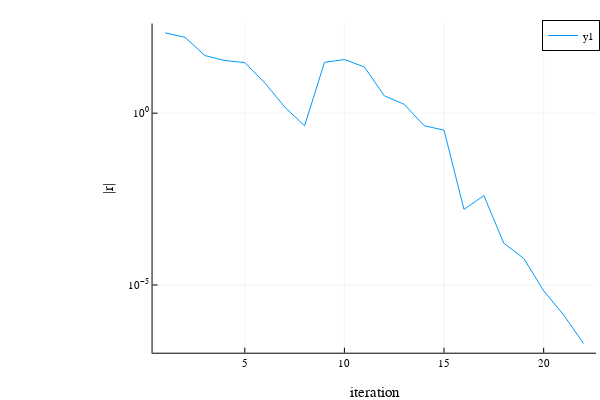

This figure's notebook cell:
### Code cell
function quadruped_merit(z)
    # merit function for the quadruped problem 
    @assert length(z) == 72 
    r = quadruped_kkt(z)
    return norm(r[1:42]) + 1e4*norm(r[43:end])
end

@testset "quadruped standing" begin
    
    z0 = [x_guess; zeros(12); zeros(30)]
    Z = newtons_method(z0, quadruped_kkt, quadruped_kkt_jac, quadruped_merit; tol = 1e-6, verbose = true, max_iters = 50)
    set_configuration!(mvis, Z[end][1:state_dim(model)÷2])
    R = norm.(quadruped_kkt.(Z))
    
    display(plot(1:length(R), R, yaxis=:log,xlabel = "iteration", ylabel = "|r|"))
    
    @test R[end] < 1e-6
    @test length(Z) < 25
    
    x,u = Z[end][idx_x], Z[end][idx_u]
    
    @test norm(dynamics(model, x, u)) < 1e-6
    
end

### Figure 1 — Plotly figure (JSON) as saved in the notebook; plotly's stock layout.template omitted (floating-point values rounded to 4 significant figures)
{"data": [{"colorbar": {"len": 0.9143, "title": "", "x": 0.9934, "y": 0.533}, "legendgroup": "y1", "line": {"color": "rgba(0, 154, 250, 1.000)", "dash": "solid", "shape": "linear", "width": 1}, "mode": "lines", "name": "y1", "showlegend": true, "type": "scatter", "x": [1, 2, 3, 4, 5, 6, 7, 8, 9, 10, 11, 12, 13, 14, 15, 16, 17, 18, 19, 20, 21, 22], "xaxis": "x", "y": [217.4, 161.2, 47.5, 33.96, 29.65, 7.641, 1.513, 0.4277, 30.05, 36.45, 22.16, 3.211, 1.807, 0.4328, 0.3198, 0.001585, 0.003983, 0.0001641, 5.947e-05, 6.778e-06, 1.346e-06, 1.997e-07], "yaxis": "y"}], "layout": {"annotations": [], "height": 400, "legend": {"bgcolor": "rgba(255, 255, 255, 1.000)", "bordercolor": "rgba(0, 0, 0, 1.000)", "borderwidth": 1, "font": {"color": "rgba(0, 0, 0, 1.000)", "family": "sans-serif", "size": 11}, "title": {"font": {"color": "rgba(0, 0, 0, 1.000)", "family": "sans-serif", "size": 15}, "text": ""}, "tracegroupgap": 0, "traceorder": "normal", "x": 1, "xanchor": "auto", "y": 1, "yanchor": "auto"}, "margin": {"b": 20, "l": 0, "r": 0, "t": 20}, "paper_bgcolor": "rgba(255, 255, 255, 1.000)", "plot_bgcolor": "rgba(255, 255, 255, 1.000)", "showlegend": true, "width": 600, "xaxis": {"anchor": "y", "domain": [0.2542, 0.9934], "gridcolor": "rgba(0, 0, 0, 0.100)", "gridwidth": 0.5, "linecolor": "rgba(0, 0, 0, 1.000)", "mirror": false, "range": [0.37, 22.63], "showgrid": true, "showline": true, "showticklabels": true, "tickangle": 0, "tickcolor": "rgb(0, 0, 0)", "tickfont": {"color": "rgba(0, 0, 0, 1.000)", "family": "sans-serif", "size": 11}, "tickmode": "array", "ticks": "inside", "ticktext": ["5", "10", "15", "20"], "tickvals": [5, 10, 15, 20], "title": "iteration", "titlefont": {"color": "rgba(0, 0, 0, 1.000)", "family": "sans-serif", "size": 15}, "type": "-", "visible": true, "zeroline": false, "zerolinecolor": "rgba(0, 0, 0, 1.000)"}, "yaxis": {"anchor": "x", "domain": [0.07581, 0.9902], "gridcolor": "rgba(0, 0, 0, 0.100)", "gridwidth": 0.5, "linecolor": "rgba(0, 0, 0, 1.000)", "mirror": false, "range": [-6.971, 2.608], "showgrid": true, "showline": true, "showticklabels": true, "tickangle": 0, "tickcolor": "rgb(0, 0, 0)", "tickfont": {"color": "rgba(0, 0, 0, 1.000)", "family": "sans-serif", "size": 11}, "tickmode": "array", "ticks": "inside", "ticktext": ["10<sup>−5</sup>", "10<sup>0</sup>"], "tickvals": [1e-05, 1], "title": "|r|", "titlefont": {"color": "rgba(0, 0, 0, 1.000)", "family": "sans-serif", "size": 15}, "type": "log", "visible": true, "zeroline": false, "zerolinecolor": "rgba(0, 0, 0, 1.000)"}}}
